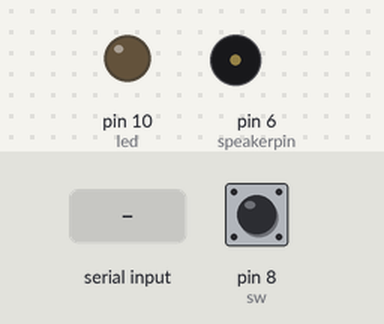
The sketch below on a simulated Arduino Uno, built with avr-gcc and run on an emulated ATmega328P. Parts: output pins drawn as LEDs (lit = HIGH), buzzer (waves = sounding). Inputs (shaded band) come from the test bench; at power-on: pin 8 (sw) HIGH. What the sketch prints to the serial monitor is not drawn.

Above: at 1.2 s.
1.3 s: "1" received over the second serial link
At 2.1 s:
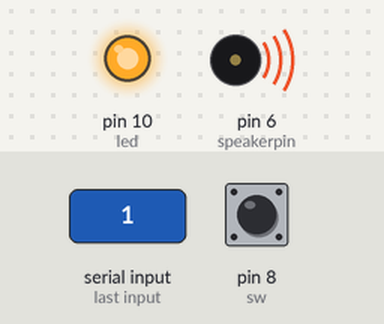
At 3.2 s:
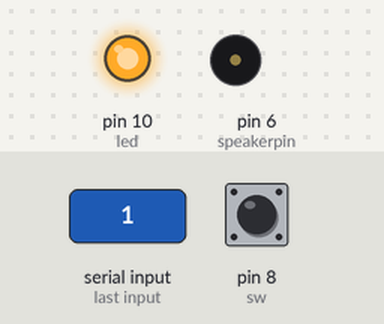
3.8 s: pin 8 (sw) pulled LOW for 0.15 s
At 4.3 s:
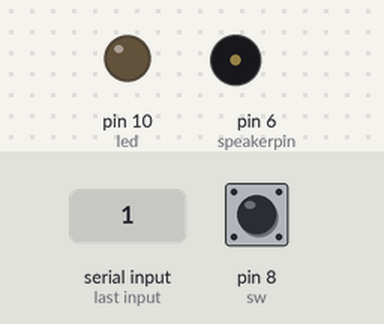
Timing chart, 0 to 6.8 s (numbered marks = the images above; inputs shaded):
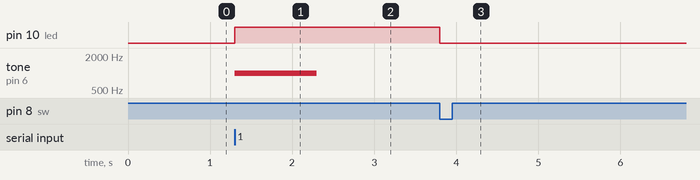

Measured:
- after the input at 1.3 s, pin 10 (led): LOW → HIGH at once; tone on pin 6 (speakerpin): silent → 1000 Hz at once, → silent 1.0 s later
- after the input at 3.8 s, pin 10 (led): HIGH → LOW at once

The sketch:

bluetooth.ino
```cpp
#include <SoftwareSerial.h>

const int btTx = 2;
const int btRx = 3;
const int speakerpin = 6;
const int led = 10;
int sw = 8;

SoftwareSerial bluetooth(btTx, btRx);

void setup() {
  pinMode(led, OUTPUT);
  pinMode(sw, INPUT_PULLUP);

  Serial. begin(9600);
  bluetooth. begin(9600);
  Serial. println("AT command");
}

void loop() {
  if(bluetooth.available() > 0){
    char num = char(bluetooth.read());
    if(num =='1'){
      digitalWrite(led, HIGH);
      tone(speakerpin, 1000, 1000);
    }
  }
  if(digitalRead(sw)== LOW){ //스위치를 누르면 led OFF
    digitalWrite(led,LOW);
  }
}
```
